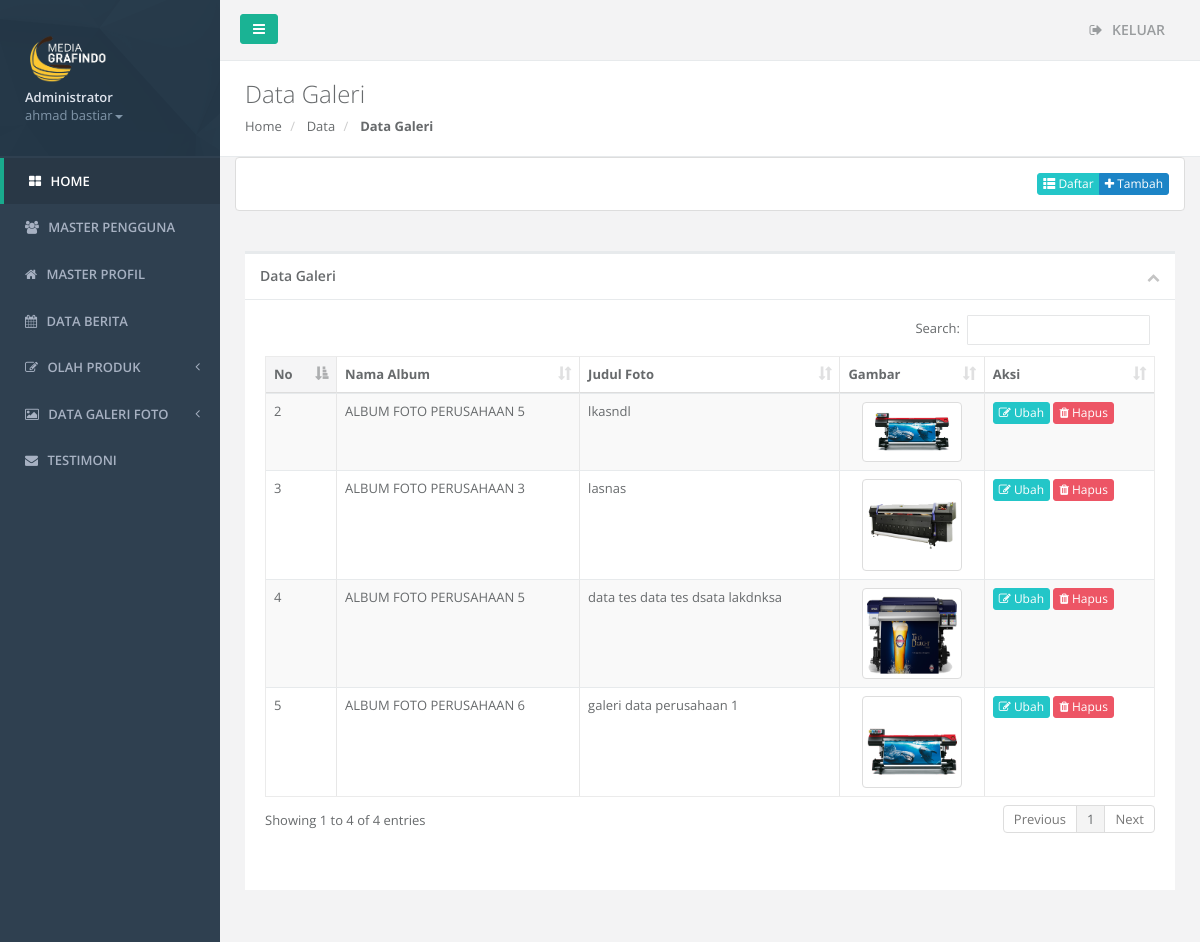
Screenshot of /admin/index.php?hal=galeri/daftar (signed in) with the database file from the repository.
### tables this page shows
CREATE TABLE `galeri` (
  `idgaleri` int(11) NOT NULL AUTO_INCREMENT,
  `judul_foto` varchar(100) NOT NULL,
  `gambar` varchar(100) NOT NULL,
  `idalbum` int(11) NOT NULL,
  PRIMARY KEY (`idgaleri`)
);

CREATE TABLE `album` (
  `idalbum` int(11) NOT NULL AUTO_INCREMENT,
  `album` varchar(100) NOT NULL,
  PRIMARY KEY (`idalbum`)
);

### admin/galeri/daftar.php (the view, shortened to what this page needs)
<div class="row wrapper border-bottom white-bg page-heading">
<div class="col-lg-10">
    <h2>Data Galeri</h2>
    <ol class="breadcrumb">
        <li>
            <a href="index.php">Home</a>
        </li>
        <li>
            <a>Data</a>
        </li>
        <li class="active">
            <strong>Data Galeri</strong>
        </li>
    </ol>
</div>
</div>
<div class="panel panel-default">
    <div class="panel-body">
        <div align="right">
            <div class="btn-group">
                <a class="btn btn-info btn-xs" type="button" href="index.php?hal=galeri/daftar" ><span class="glyphicon glyphicon-th-list"></span> Daftar</a>
                <a  class="btn btn-success btn-xs" type="button" href="index.php?hal=galeri/tambah"  ><span class="fa fa-plus"></span> Tambah</a>
            </div>
        </div>
    </div>
</div>
<div class="wrapper wrapper-content animated fadeInRight">
    <div class="row">
        <div class="col-lg-12">
        <div class="ibox float-e-margins">
            <div class="ibox-title">
                <h5>Data Galeri</h5>
                <div class="ibox-tools">
                    <a class="collapse-link">
                        <i class="fa fa-chevron-up"></i>
                    </a>
                </div>
            </div>
            <div class="ibox-content">
            <div class="table-responsive">
            <table class="table table-striped table-bordered table-hover datatable" id="tabel">
            <thead>
            <tr>
                <th>No</th>
                <th>Nama Album</th>
                <th>Judul Foto</th>
                <th>Gambar</th>
                <th>Aksi</th>
            </tr>
            </thead>
            <tbody>
                    <?php
                        $no=1;
                        $sql = mysql_query("SELECT * FROM galeri g join album a on g.idalbum = a.idalbum ORDER BY g.idgaleri DESC");
                        while ($row = mysql_fetch_array($sql)) {
                            $gambar = $row['gambar'];
                            echo "<tr class='gradeX'>
                                    <td>".++$no."</td>
                                    <td>".$row['album']."</td>
                                    <td>".$row['judul_foto']."</td>
                                    <td align='center'><img src='../gambar/".$gambar."' class='img-thumbnail' width='100' height='100'></td>
                                    <td>
                                        <a class='btn btn-xs btn-info' href='index.php?hal=galeri/ubah&id=".$row['idgaleri']."'><span class='fa fa-pencil-square-o'></span> Ubah</a>
                                        <a class='btn btn-xs btn-danger' href='index.php?hal=galeri/daftar&hapus=".$row['idgaleri']."'><span class='fa fa-trash'></span> Hapus</a>
                                    </td>
                                </tr>";
                        }
                     ?>
                    </tbody>
                    </table>
                        </div>
                    </div>
                </div>
            </div>
            </div>
        </div>

### rows the page displays
galeri: idalbum.album "ALBUM FOTO PERUSAHAAN 5", judul_foto "lkasndl", gambar (picture)
galeri: idalbum.album "ALBUM FOTO PERUSAHAAN 3", judul_foto "lasnas", gambar (picture)
galeri: idalbum.album "ALBUM FOTO PERUSAHAAN 5", judul_foto "data tes data tes dsata lakdnksa", gambar (picture)
galeri: idalbum.album "ALBUM FOTO PERUSAHAAN 6", judul_foto "galeri data perusahaan 1", gambar (picture)

### other values shown
$_SESSION['namalengkap'] "ahmad bastiar"
